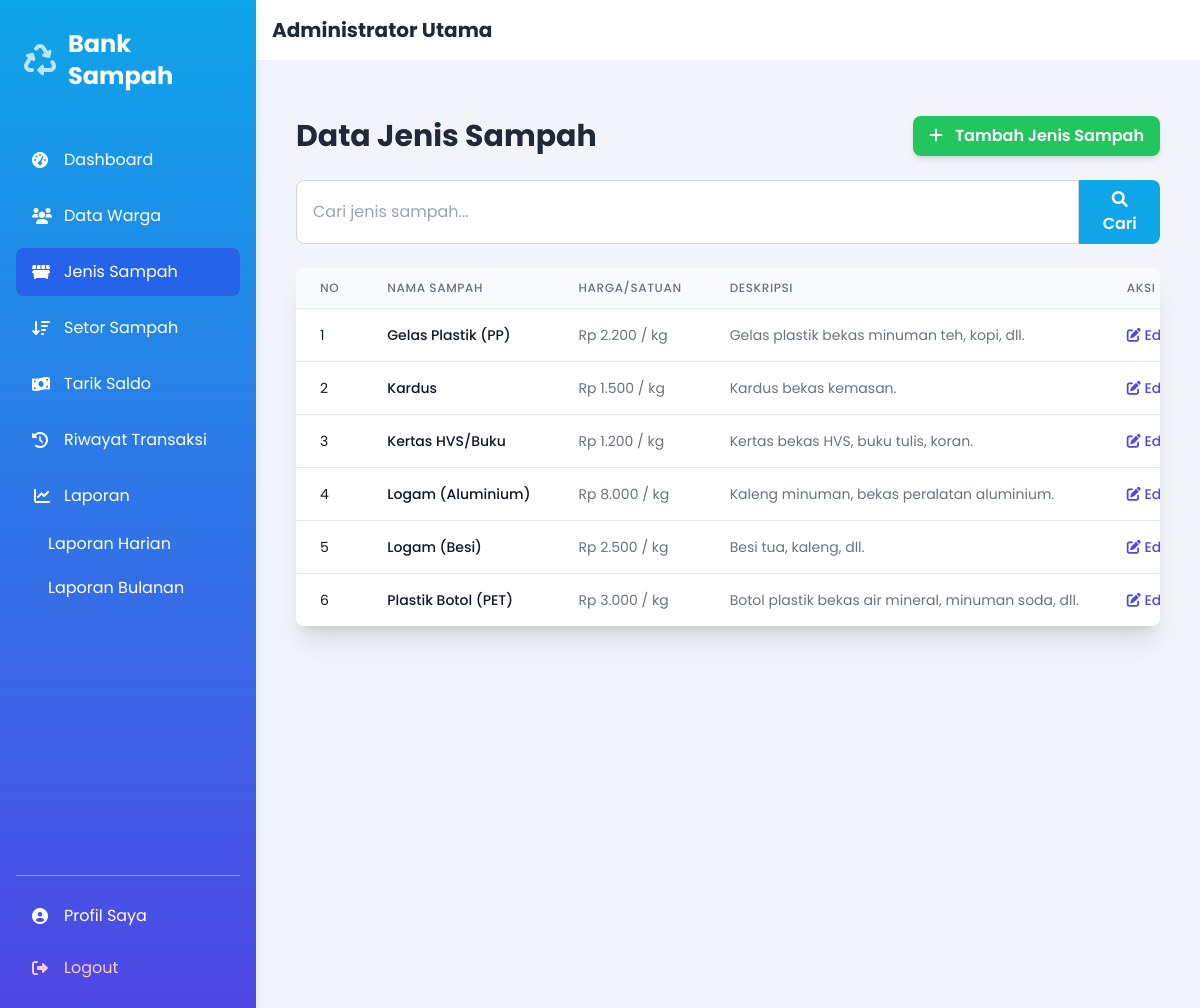
The app's page /index.php?page=jenis_sampah/data (signed in) with its own data.
### tables this page shows
CREATE TABLE `jenis_sampah` (
  `id_jenis_sampah` int(11) NOT NULL,
  `nama_sampah` varchar(100) NOT NULL,
  `harga_per_kg` decimal(10,2) NOT NULL,
  `deskripsi` text DEFAULT NULL,
  `satuan` varchar(10) DEFAULT 'kg'
);

### config/database.php (called while the page is built, shortened)
<?php
function is_logged_in() {
    return isset($_SESSION['user_id']);
}
function format_rupiah($angka) {
    return "Rp " . number_format($angka, 0, ',', '.');
}
?>

### modules/jenis_sampah/index.php (the view, shortened to what this page needs)
<?php
$search = isset($_GET['search']) ? sanitize_input($_GET['search']) : '';
$query_condition = "";
$query = "SELECT id_jenis_sampah, nama_sampah, harga_per_kg, deskripsi, satuan FROM jenis_sampah $query_condition ORDER BY nama_sampah ASC";
$result = mysqli_query($koneksi, $query);
?>
<div class="container mx-auto px-4 py-8">
    <div class="flex justify-between items-center mb-6">
        <h1 class="text-3xl font-bold text-gray-800">Data Jenis Sampah</h1>
        <a href="<?php echo BASE_URL; ?>index.php?page=jenis_sampah/tambah" class="bg-green-500 hover:bg-green-600 text-white font-semibold py-2 px-4 rounded-lg shadow-md transition duration-150 ease-in-out">
            <i class="fas fa-plus mr-2"></i> Tambah Jenis Sampah
        </a>
    </div>
    <form method="GET" action="<?php echo BASE_URL; ?>index.php" class="mb-6">
        <div class="flex">
            <input type="text" name="search" value="<?php echo htmlspecialchars($search); ?>" placeholder="Cari jenis sampah..." class="w-full px-4 py-2 border border-gray-300 rounded-l-lg focus:outline-none focus:ring-2 focus:ring-sky-500 focus:border-sky-500">
            <button type="submit" class="bg-sky-500 hover:bg-sky-600 text-white font-semibold px-4 py-2 rounded-r-lg transition duration-150">
                <i class="fas fa-search"></i> Cari
            </button>
        </div>
    </form>
    <div class="bg-white shadow-xl rounded-lg overflow-hidden">
        <div class="overflow-x-auto">
            <table class="min-w-full divide-y divide-gray-200">
                <thead class="bg-gray-50">
                    <tr>
                        <th scope="col" class="px-6 py-3 text-left text-xs font-medium text-gray-500 uppercase tracking-wider">No</th>
                        <th scope="col" class="px-6 py-3 text-left text-xs font-medium text-gray-500 uppercase tracking-wider">Nama Sampah</th>
                        <th scope="col" class="px-6 py-3 text-left text-xs font-medium text-gray-500 uppercase tracking-wider">Harga/Satuan</th>
                        <th scope="col" class="px-6 py-3 text-left text-xs font-medium text-gray-500 uppercase tracking-wider">Deskripsi</th>
                        <th scope="col" class="px-6 py-3 text-left text-xs font-medium text-gray-500 uppercase tracking-wider">Aksi</th>
                    </tr>
                </thead>
                <tbody class="bg-white divide-y divide-gray-200">
                    <?php if ($result && mysqli_num_rows($result) > 0): ?>
                        <?php $no = 1; ?>
                        <?php while($row = mysqli_fetch_assoc($result)): ?>
                        <tr>
                            <td class="px-6 py-4 whitespace-nowrap text-sm text-gray-900"><?php echo $no++; ?></td>
                            <td class="px-6 py-4 whitespace-nowrap text-sm text-gray-900 font-medium"><?php echo htmlspecialchars($row['nama_sampah']); ?></td>
                            <td class="px-6 py-4 whitespace-nowrap text-sm text-gray-500"><?php echo format_rupiah($row['harga_per_kg']); ?> / <?php echo htmlspecialchars($row['satuan']);?></td>
                            <td class="px-6 py-4 text-sm text-gray-500 max-w-md truncate" title="<?php echo htmlspecialchars($row['deskripsi']); ?>"><?php echo htmlspecialchars($row['deskripsi'] ? $row['deskripsi'] : '-'); ?></td>
                            <td class="px-6 py-4 whitespace-nowrap text-sm font-medium">
                                <a href="<?php echo BASE_URL; ?>index.php?page=jenis_sampah/edit&id=<?php echo $row['id_jenis_sampah']; ?>" class="text-indigo-600 hover:text-indigo-900 mr-3"><i class="fas fa-edit"></i> Edit</a>
                            </td>
                        </tr>
                        <?php endwhile; ?>
                    <?php endif; ?>
                </tbody>
            </table>
        </div>
    </div>
</div>

### index.php (shortened to what this page needs)
<?php
require_once 'config/database.php';
$allowed_pages = [
    'auth/login' => 'modules/auth/login.php',
    'auth/proses_login' => 'modules/auth/proses_login.php',
    'auth/logout' => 'modules/auth/logout.php',
    'dashboard' => 'modules/dashboard/index.php',
    'profil' => 'modules/profil/index.php',
    'profil/proses_update_profil' => 'modules/profil/proses_update_profil.php',
    'profil/proses_ganti_password' => 'modules/profil/proses_ganti_password.php',
    'warga/data' => 'modules/warga/index.php',
    'warga/tambah' => 'modules/warga/tambah.php',
    'warga/edit' => 'modules/warga/edit.php',
    'warga/proses_simpan' => 'modules/warga/proses_simpan.php',
    'warga/hapus' => 'modules/warga/hapus.php',
    'jenis_sampah/data' => 'modules/jenis_sampah/index.php',
    'jenis_sampah/tambah' => 'modules/jenis_sampah/tambah.php',
    'jenis_sampah/edit' => 'modules/jenis_sampah/edit.php',
    'jenis_sampah/proses_simpan' => 'modules/jenis_sampah/proses_simpan.php',
    'jenis_sampah/hapus' => 'modules/jenis_sampah/hapus.php',
    'transaksi/setor' => 'modules/transaksi/setor.php',
    'transaksi/proses_setor' => 'modules/transaksi/proses_setor.php',
    'transaksi/tarik_saldo' => 'modules/transaksi/tarik_saldo.php',
    'transaksi/proses_tarik' => 'modules/transaksi/proses_tarik.php',
    'transaksi/riwayat' => 'modules/transaksi/riwayat.php',
    'laporan/harian' => 'modules/laporan/harian.php',
    'laporan/bulanan' => 'modules/laporan/bulanan.php',
    'laporan/riwayat_warga' => 'modules/laporan/riwayat_warga.php',
    'laporan/export' => 'modules/laporan/export_handler.php',
];
$page = isset($_GET['page']) ? $_GET['page'] : 'auth/login';
if (array_key_exists($page, $allowed_pages)) {
    $page_file = $allowed_pages[$page];
    if (file_exists($page_file)) {
        $no_layout_pages = [
            'auth/proses_login',
            'auth/logout',
            'warga/proses_simpan', 'warga/hapus',
            'jenis_sampah/proses_simpan', 'jenis_sampah/hapus',
            'transaksi/proses_setor', 'transaksi/proses_tarik',
            'profil/proses_update_profil', 'profil/proses_ganti_password',
            'laporan/export'
        ];
        if (in_array($page, $no_layout_pages)) {
            require_once $page_file;
        } else {
            require_once 'includes/header.php';
            require_once $page_file;
            require_once 'includes/footer.php';
        }
    }
}
?>

### includes/header.php (shortened to what this page needs)
<?php
$current_page = isset($_GET['page']) ? $_GET['page'] : '';
$user_level = isset($_SESSION['user_level']) ? $_SESSION['user_level'] : null;
$user_nama = isset($_SESSION['user_nama']) ? $_SESSION['user_nama'] : 'Tamu';
?>
<!DOCTYPE html>
<html lang="id">
<head>
    <script src="https://cdn.tailwindcss.com"></script>
    <link href="https://cdnjs.cloudflare.com/ajax/libs/font-awesome/6.0.0-beta3/css/all.min.css" rel="stylesheet">
</head>
<body class="bg-slate-100 antialiased">
<?php if (is_logged_in()): ?>
    <div class="flex h-screen">
        <aside id="sidebar" class="sidebar fixed inset-y-0 left-0 z-30 w-64 bg-gradient-to-b from-sky-500 to-indigo-600 text-white p-4 space-y-4 transform -translate-x-full md:translate-x-0 md:relative md:flex md:flex-col shadow-lg">
            <a href="<?php echo BASE_URL; ?>index.php?page=dashboard" class="flex items-center space-x-3 px-2 py-3 mb-4">
                <i class="fas fa-recycle fa-2x text-sky-200"></i>
                <span class="text-2xl font-bold">Bank Sampah</span>
            </a>
            <nav class="flex-grow overflow-y-auto">
                <?php
                if ($user_level == 'admin') {
                    include 'sidebar_admin.php';
                } elseif ($user_level == 'petugas') {
                    include 'sidebar_petugas.php';
                } elseif ($user_level == 'warga') {
                    include 'sidebar_warga.php';
                }
                ?>
            </nav>
            <div class="pt-4 border-t border-sky-400">
                 <a href="<?php echo BASE_URL; ?>index.php?page=profil" class="flex items-center space-x-3 px-4 py-3 rounded-lg hover:bg-sky-600 transition duration-200 <?php echo ($current_page == 'profil') ? 'active-nav-link' : ''; ?>">
                    <i class="fas fa-user-circle w-5"></i>
                    <span>Profil Saya</span>
                </a>
                <a href="<?php echo BASE_URL; ?>index.php?page=auth/logout" class="flex items-center space-x-3 px-4 py-3 mt-1 rounded-lg text-red-200 hover:bg-red-500 hover:text-white transition duration-200">
                    <i class="fas fa-sign-out-alt w-5"></i>
                    <span>Logout</span>
                </a>
            </div>
        </aside>
        <div id="content-area" class="flex-1 flex flex-col overflow-hidden md:ml-0"> <header class="bg-white shadow-md p-3 sm:p-4">
                <div class="container mx-auto flex justify-between items-center">
                    <div class="flex items-center">
                        <h1 class="text-lg sm:text-xl font-semibold text-gray-800 truncate">
                             <span class="font-bold"><?php echo htmlspecialchars($user_nama); ?></span>
                        </h1>
                    </div>
                </div>
            </header>
            <main class="flex-1 overflow-x-hidden overflow-y-auto bg-slate-100 p-4 sm:p-6">
<?php else:  ?>
    <div class="min-h-screen flex flex-col"> <main class="flex-1">
            <?php endif; ?>

### includes/sidebar_admin.php (shortened to what this page needs)
<?php
$current_page = isset($current_page) ? $current_page : (isset($_GET['page']) ? $_GET['page'] : '');
?>
<ul class="space-y-2">
    <li>
        <a href="<?php echo BASE_URL; ?>index.php?page=dashboard"
           class="flex items-center space-x-3 px-4 py-3 rounded-lg hover:bg-sky-600 transition duration-200 <?php echo ($current_page == 'dashboard') ? 'active-nav-link' : ''; ?>">
            <i class="fas fa-tachometer-alt w-5"></i>
            <span>Dashboard</span>
        </a>
    </li>
    <li>
        <a href="<?php echo BASE_URL; ?>index.php?page=warga/data"
           class="flex items-center space-x-3 px-4 py-3 rounded-lg hover:bg-sky-600 transition duration-200 <?php echo (strpos($current_page, 'warga/') === 0) ? 'active-nav-link' : ''; ?>">
            <i class="fas fa-users w-5"></i>
            <span>Data Warga</span>
        </a>
    </li>
    <li>
        <a href="<?php echo BASE_URL; ?>index.php?page=jenis_sampah/data"
           class="flex items-center space-x-3 px-4 py-3 rounded-lg hover:bg-sky-600 transition duration-200 <?php echo (strpos($current_page, 'jenis_sampah/') === 0) ? 'active-nav-link' : ''; ?>">
            <i class="fas fa-dumpster w-5"></i>
            <span>Jenis Sampah</span>
        </a>
    </li>
    <li>
        <a href="<?php echo BASE_URL; ?>index.php?page=transaksi/setor"
           class="flex items-center space-x-3 px-4 py-3 rounded-lg hover:bg-sky-600 transition duration-200 <?php echo ($current_page == 'transaksi/setor') ? 'active-nav-link' : ''; ?>">
            <i class="fas fa-arrow-down-wide-short w-5"></i>
            <span>Setor Sampah</span>
        </a>
    </li>
    <li>
        <a href="<?php echo BASE_URL; ?>index.php?page=transaksi/tarik_saldo"
           class="flex items-center space-x-3 px-4 py-3 rounded-lg hover:bg-sky-600 transition duration-200 <?php echo ($current_page == 'transaksi/tarik_saldo') ? 'active-nav-link' : ''; ?>">
            <i class="fas fa-money-bill-wave w-5"></i>
            <span>Tarik Saldo</span>
        </a>
    </li>
    <li>
        <a href="<?php echo BASE_URL; ?>index.php?page=transaksi/riwayat"
           class="flex items-center space-x-3 px-4 py-3 rounded-lg hover:bg-sky-600 transition duration-200 <?php echo ($current_page == 'transaksi/riwayat') ? 'active-nav-link' : ''; ?>">
            <i class="fas fa-history w-5"></i>
            <span>Riwayat Transaksi</span>
        </a>
    </li>
    <li x-data="{ open: <?php echo (strpos($current_page, 'laporan/') === 0) ? 'true' : 'false'; ?> }">
        <button @click="open = !open" class="w-full flex items-center justify-between space-x-3 px-4 py-3 rounded-lg hover:bg-sky-600 transition duration-200">
            <div class="flex items-center space-x-3">
                <i class="fas fa-chart-line w-5"></i>
                <span>Laporan</span>
            </div>
        </button>
        <ul x-show="open" x-transition class="ml-4 mt-1 space-y-1">
            <li>
                <a href="<?php echo BASE_URL; ?>index.php?page=laporan/harian"
                   class="block px-4 py-2 rounded-md hover:bg-sky-700 <?php echo ($current_page == 'laporan/harian') ? 'active-nav-link' : ''; ?>">Laporan Harian</a>
            </li>
            <li>
                <a href="<?php echo BASE_URL; ?>index.php?page=laporan/bulanan"
                   class="block px-4 py-2 rounded-md hover:bg-sky-700 <?php echo ($current_page == 'laporan/bulanan') ? 'active-nav-link' : ''; ?>">Laporan Bulanan</a>
            </li>
        </ul>
    </li>
    </ul>

### includes/footer.php (shortened to what this page needs)
            </main> <?php if (is_logged_in()): ?>
        </div> </div> <?php else:  ?>
    </div> <?php endif;  ?>
</body>
</html>

### includes/header.php (style rules this page uses)
body { font-family: 'Poppins', 'Inter', sans-serif; background-color: #f0f9ff; }
.sidebar { transition: transform 0.3s ease-in-out; }
.active-nav-link { background-color: #2563eb; color: white; }
.active-nav-link i { color: white; }

### records on screen
jenis_sampah: nama_sampah "Gelas Plastik (PP)", harga_per_kg "Rp 2.200", satuan "kg", deskripsi "Gelas plastik bekas minuman teh, kopi, dll."
jenis_sampah: nama_sampah "Kardus", harga_per_kg "Rp 1.500", satuan "kg", deskripsi "Kardus bekas kemasan."
jenis_sampah: nama_sampah "Kertas HVS/Buku", harga_per_kg "Rp 1.200", satuan "kg", deskripsi "Kertas bekas HVS, buku tulis, koran."
jenis_sampah: nama_sampah "Logam (Aluminium)", harga_per_kg "Rp 8.000", satuan "kg", deskripsi "Kaleng minuman, bekas peralatan aluminium."
jenis_sampah: nama_sampah "Logam (Besi)", harga_per_kg "Rp 2.500", satuan "kg", deskripsi "Besi tua, kaleng, dll."
jenis_sampah: nama_sampah "Plastik Botol (PET)", harga_per_kg "Rp 3.000", satuan "kg", deskripsi "Botol plastik bekas air mineral, minuman soda, dll."

### other values on screen
$user_nama "Administrator Utama"
